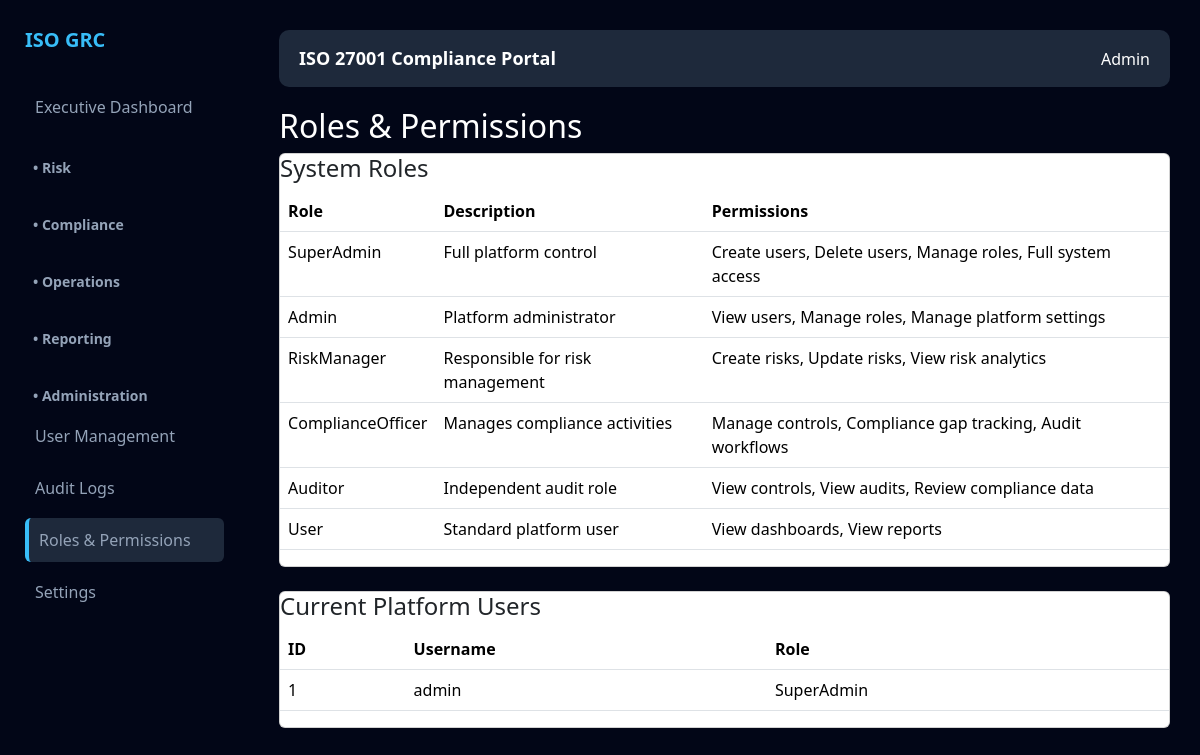
/roles-permissions (signed in), run on the app's committed database.
### models.py (models this page shows)
class User(db.Model):
    id = db.Column(db.Integer, primary_key=True)
    username = db.Column(db.String(100), unique=True)
    password = db.Column(db.String(200))
    role = db.Column(db.String(50))

### app.py (the view)
@app.route("/roles-permissions")
def roles_permissions():
    if "user" not in session:
        return redirect("/login")
    if session.get("role","").lower() not in ["admin","superadmin"]:
        return "Access Denied"
    users = User.query.all()
    return render_template("pages/roles_permissions.html", users=users)

### app.py (called while the page is built)
@app.context_processor
def inject_theme():
    return dict(theme=session.get("theme", "dark"))

### templates/pages/roles_permissions.html
{% extends "base.html" %}
{% block content %}
<h2>Roles & Permissions</h2>
<div class="card">
<h4>System Roles</h4>
<table class="table">
<tr>
<th>Role</th>
<th>Description</th>
<th>Permissions</th>
</tr>
<tr>
<td>SuperAdmin</td>
<td>Full platform control</td>
<td>Create users, Delete users, Manage roles, Full system access</td>
</tr>
<tr>
<td>Admin</td>
<td>Platform administrator</td>
<td>View users, Manage roles, Manage platform settings</td>
</tr>
<tr>
<td>RiskManager</td>
<td>Responsible for risk management</td>
<td>Create risks, Update risks, View risk analytics</td>
</tr>
<tr>
<td>ComplianceOfficer</td>
<td>Manages compliance activities</td>
<td>Manage controls, Compliance gap tracking, Audit workflows</td>
</tr>
<tr>
<td>Auditor</td>
<td>Independent audit role</td>
<td>View controls, View audits, Review compliance data</td>
</tr>
<tr>
<td>User</td>
<td>Standard platform user</td>
<td>View dashboards, View reports</td>
</tr>
</table>
</div>
<div class="card mt-4">
<h4>Current Platform Users</h4>
<table class="table">
<tr>
<th>ID</th>
<th>Username</th>
<th>Role</th>
</tr>
{% for user in users %}
<tr>
<td>{{ user.id }}</td>
<td>{{ user.username }}</td>
<td>{{ user.role }}</td>
</tr>
{% endfor %}
</table>
</div>
{% endblock %}

### static/css/style.css (style rules this page uses)
body.dark { --bg-main: #020617; --bg-secondary: #1e293b; --bg-card: #1e293b; --text-main: #ffffff; --text-muted: #94a3b8; --sidebar-bg: #020617; }
body { margin: 0; font-family: 'Segoe UI', sans-serif; background-color: var(--bg-main); color: var(--text-main); transition: background-color 0.35s ease, color 0.35s ease; }

### data on the page
User: id "1", username "admin", role "SuperAdmin"
